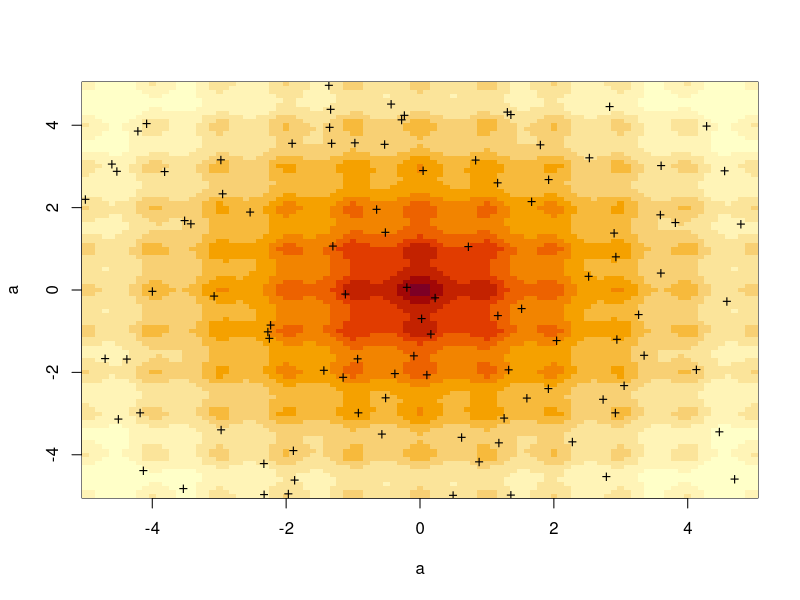
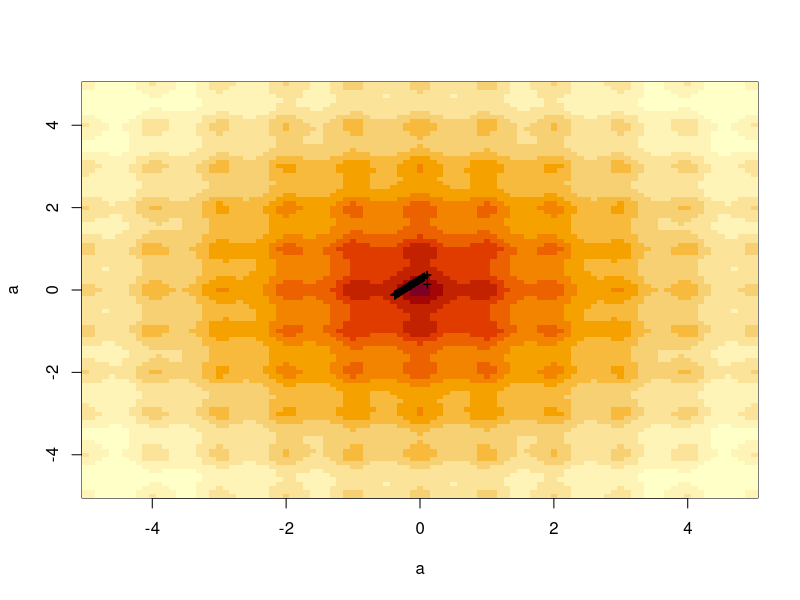
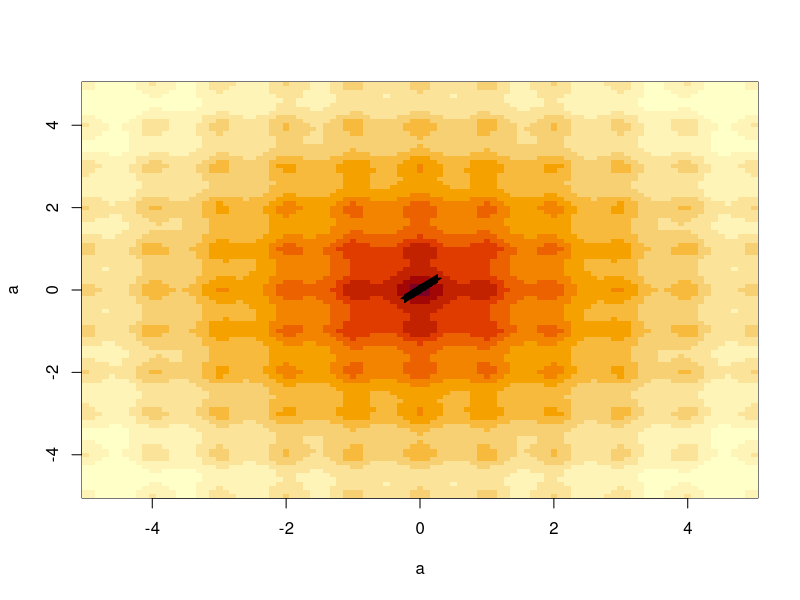
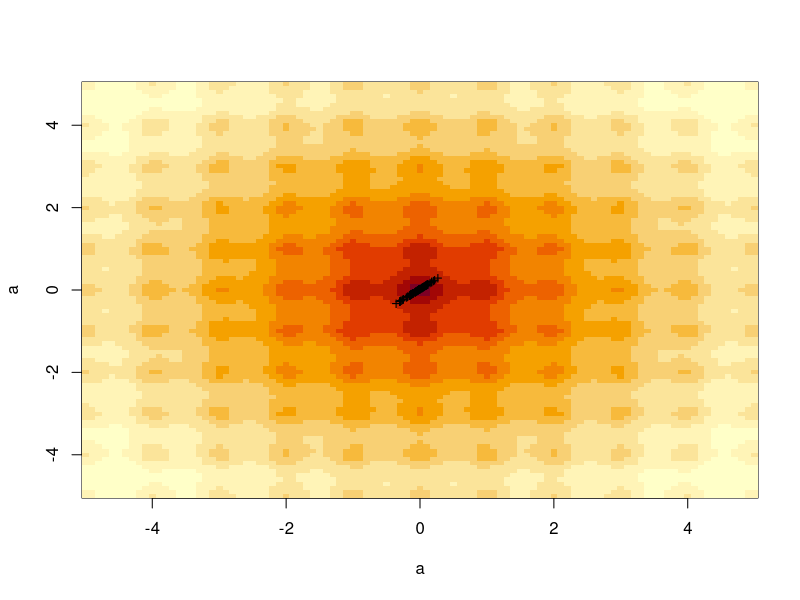
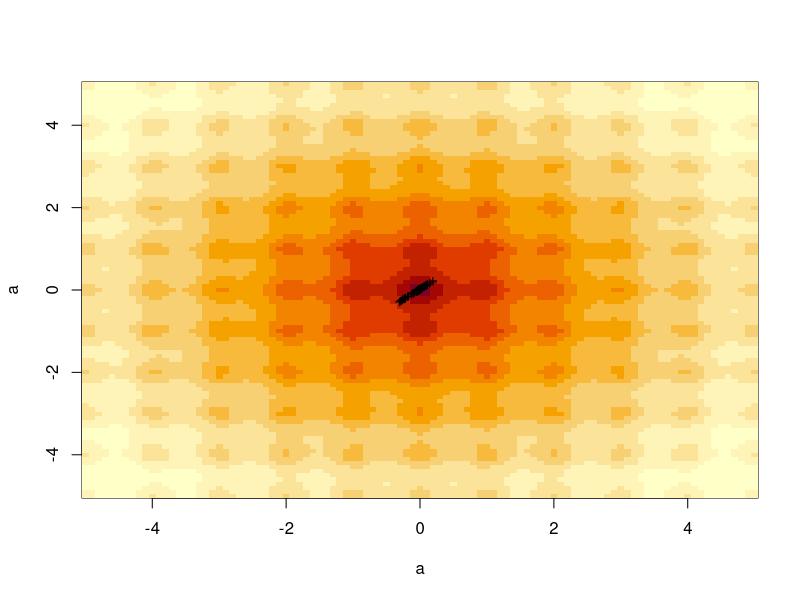
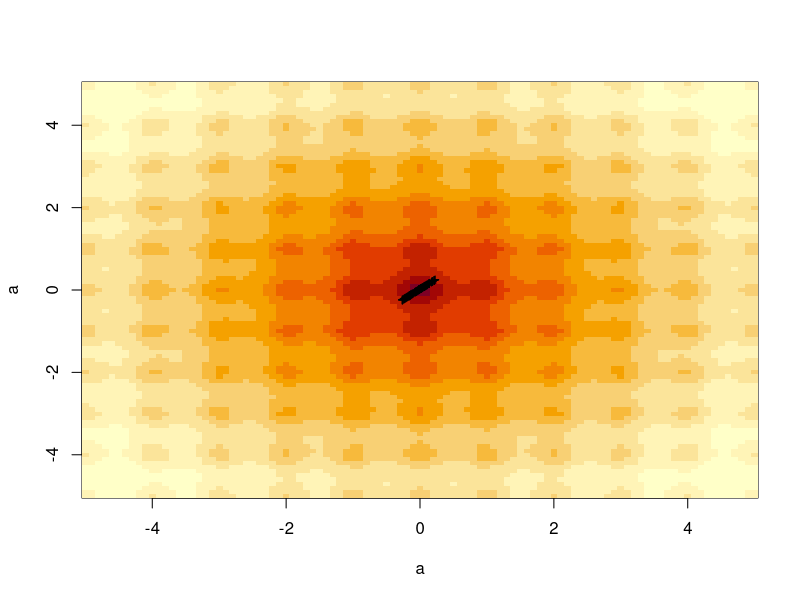
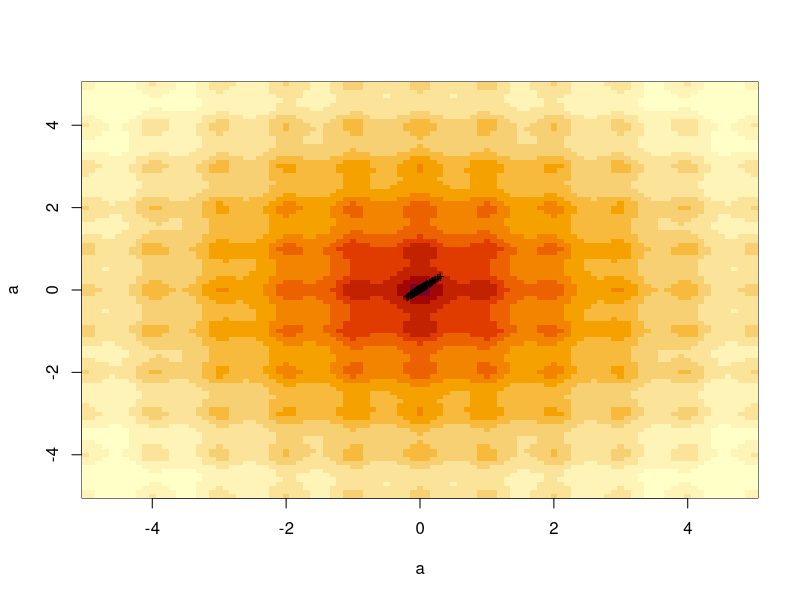
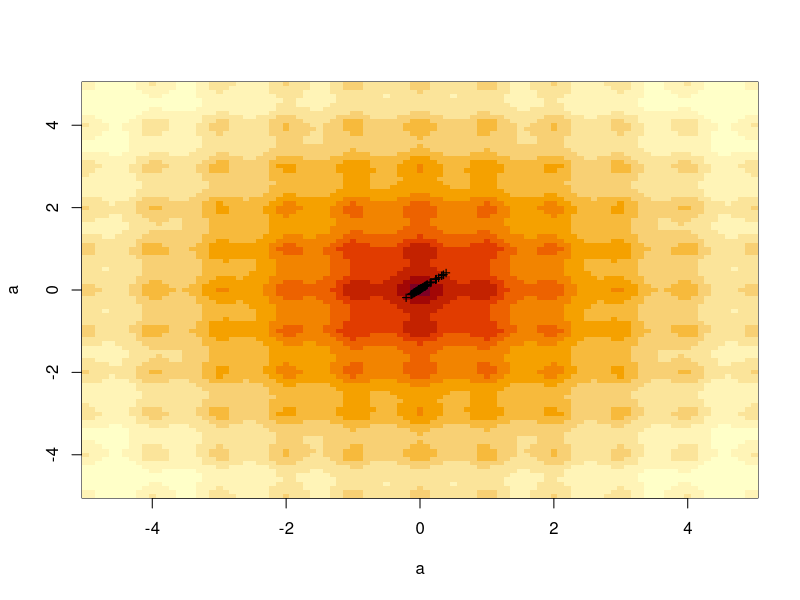

Write R code to recreate these figures, in order.
randomTrials <- function(count = 100, varCount = 2, range = matrix(c(-5,-5,5,5),2,2)) {
        trialStack <- NULL
        for (i in 1:count) {
                trial <- NULL
                for (j in 1:varCount)
                        trial <- c( trial, runif(1,range[j,1],range[j,2]) )
                trialStack <- rbind(trialStack,trial)
        }
        trialStack
}

inputFunction <- function(values) {
       - ( -20*exp(-0.2*sqrt(0.5*(values[1]^2 + values[2]^2))) - exp(0.5*(cos(2*pi*values[1]) + cos(2*pi*values[2])) ) + exp(1) + 20 )
}

euclDist <- function(x, y) {
	sqrt(sum((x - y)**2))
}

lightIntensity <- function(trialStack) {
	light <- NULL
	rows <- nrow(trialStack)
	for (i in 1:rows) {
		light <- c(light, inputFunction(trialStack[i,]))
	}
	light
}

Beta <- function(lightInt, absCoeff, distance) {
	lightInt*exp(-absCoeff*distance^2)
}

fireFlyOpt <- function(count=100, maxGeneration=100, varCount=2, range = matrix(c(-5,-5,5,5),2,2), absCoeff=0.5 , randomStep=1, display=FALSE) {
	trialStack <- randomTrials(count, varCount, range)
	lightInt <- lightIntensity(trialStack)
	for (t in 1:maxGeneration) {
		
                if (display==TRUE) {
                        a <- seq(-5,5,0.1)
                        l <- length(a)
                        mat <- matrix(0,l, l)
                        for (i in 1:l)
                                for (j in 1:l)
                                        mat[i,j] = inputFunction(c(a[i],a[j]))
                        image(a,a,mat)
                        points(trialStack[,1],trialStack[,2],pch='+')
                }

			
		lightMax <- max(lightInt)
		lightMin <- min(lightInt)
		for (i in 1:count) {
			for (j in 1:count) {
				if (i!=j) {
					if (lightInt[j] < lightInt[i]) {
						distance <- euclDist (trialStack[i], trialStack[j])
						Li <- max ( min ((lightInt[i] - lightMin) / (lightMax - lightMin),1 ) ,0 )
						beta <- Beta( Li , absCoeff, distance)
						trialStack[j,] <- (1-beta)*trialStack[j,] + beta*trialStack[i,] + randomStep*( rep( runif(1)-0.5,2) )
						lightInt[j] <- inputFunction(trialStack[j,])
					}
				}
			}
		}
	}
        max_f <- max(lightInt)
        arg_max_f = unique ( trialStack[ which ( lightInt == max_f ),] )
        #output
        list( max = max_f , arg_max = arg_max_f )
}

Answer <- fireFlyOpt(count=100, maxGeneration=10, varCount=2, range = matrix(c(-5,-5,5,5),2,2), absCoeff=0.1 , randomStep=0.5, display=TRUE)
print(Answer)
